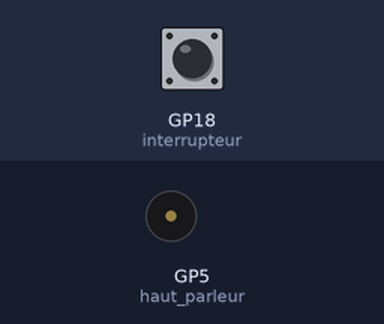
Simulated run of this program. Board: Raspberry Pi Pico running MicroPython. On the bench: buzzer (waves = sounding). Inputs (shaded band) come from the test bench; at power-on: GP18 (interrupteur) HIGH.

Above: at 1.2 s.
1.3 s: GP18 (interrupteur) pulled LOW for 0.15 s
At 6.4 s:
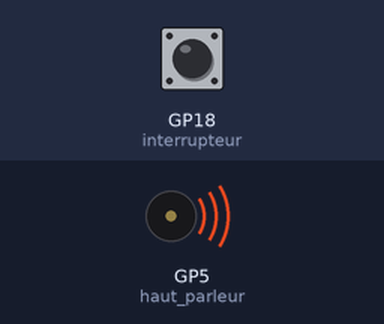
Timing chart, 0 to 8.2 s (numbered marks = the images above; inputs shaded):
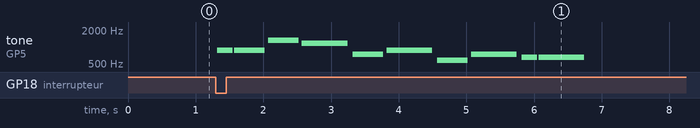

Measured:
- after the input at 1.3 s, tone on GP5 (haut_parleur): plays 880 Hz for 0.23 s, 880 Hz for 0.45 s, 1319 Hz for 0.45 s, 1175 Hz for 0.68 s, 740 Hz for 0.45 s, 880 Hz for 0.68 s … (10 notes in this stretch), starting at once

The program:

drop_switch_player.py
```python
from picozero import Speaker, Switch

haut_parleur = Speaker(5)
interrupteur = Switch(18)

RYTHME = 0.5 # 120 BPM

defiant = [ ['a5', RYTHME / 2], ['a5', RYTHME], ['e6', RYTHME], ['d6', RYTHME * 1.5], ['f#5', RYTHME], ['a5', RYTHME * 1.5],
              ['d5', RYTHME], ['f#5', RYTHME * 1.5], ['e5', RYTHME / 2], ['e5', RYTHME * 1.5]]

def joue_morceau():
    try:
        haut_parleur.play(defiant)

    finally: # Éteindre le haut-parleur en cas d'interruption
        haut_parleur.off()

interrupteur.when_closed = joue_morceau
```
